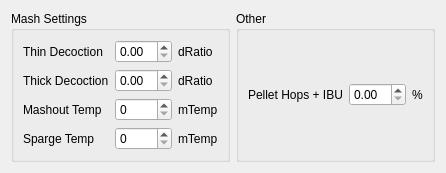
       <widget class="QWidget" name="settings">
        <attribute name="title">
         <string>Settings</string>
        </attribute>
        <layout class="QGridLayout" name="gridLayout_13">
         <item row="0" column="0">
          <widget class="QGroupBox" name="mashSettingsBox">
           <property name="title">
            <string>Mash Settings</string>
           </property>
           <layout class="QGridLayout" name="gridLayout_10">
            <item row="0" column="0">
             <widget class="QLabel" name="thinDecoctLabel">
              <property name="text">
               <string>Thin Decoction</string>
              </property>
             </widget>
            </item>
            <item row="0" column="1">
             <widget class="QDoubleSpinBox" name="thinDecoctSpin"/>
            </item>
            <item row="0" column="2">
             <widget class="QLabel" name="thinDecoctRatio">
              <property name="text">
               <string>dRatio</string>
              </property>
             </widget>
            </item>
            <item row="1" column="0">
             <widget class="QLabel" name="thickDecoctLabel">
              <property name="text">
               <string>Thick Decoction</string>
              </property>
             </widget>
            </item>
            <item row="1" column="1">
             <widget class="QDoubleSpinBox" name="thickDecoctSpin"/>
            </item>
            <item row="1" column="2">
             <widget class="QLabel" name="thickDecoctRatio">
              <property name="text">
               <string>dRatio</string>
              </property>
             </widget>
            </item>
            <item row="2" column="0">
             <widget class="QLabel" name="mashoutTempLabel">
              <property name="text">
               <string>Mashout Temp</string>
              </property>
             </widget>
            </item>
            <item row="2" column="1">
             <widget class="QSpinBox" name="mashoutTempValue">
              <property name="maximum">
               <number>232</number>
              </property>
             </widget>
            </item>
            <item row="2" column="2">
             <widget class="QLabel" name="mashoutTempUnit">
              <property name="text">
               <string>mTemp</string>
              </property>
             </widget>
            </item>
            <item row="3" column="0">
             <widget class="QLabel" name="spargeTempLabel">
              <property name="text">
               <string>Sparge Temp</string>
              </property>
             </widget>
            </item>
            <item row="3" column="1">
             <widget class="QSpinBox" name="spargeTempValue">
              <property name="maximum">
               <number>232</number>
              </property>
             </widget>
            </item>
            <item row="3" column="2">
             <widget class="QLabel" name="spargeTempUnit">
              <property name="text">
               <string>mTemp</string>
              </property>
             </widget>
            </item>
           </layout>
          </widget>
         </item>
         <item row="0" column="1">
          <widget class="QGroupBox" name="otherSettingsBox">
           <property name="title">
            <string>Other</string>
           </property>
           <layout class="QGridLayout" name="gridLayout_11">
            <item row="0" column="0">
             <widget class="QLabel" name="addIBULabel">
              <property name="text">
               <string>Pellet Hops + IBU</string>
              </property>
             </widget>
            </item>
            <item row="0" column="2">
             <widget class="QLabel" name="addIBUUnit">
              <property name="text">
               <string>%</string>
              </property>
             </widget>
            </item>
            <item row="0" column="1">
             <widget class="QDoubleSpinBox" name="addIBUValue"/>
            </item>
           </layout>
          </widget>
         </item>
        </layout>
       </widget>
